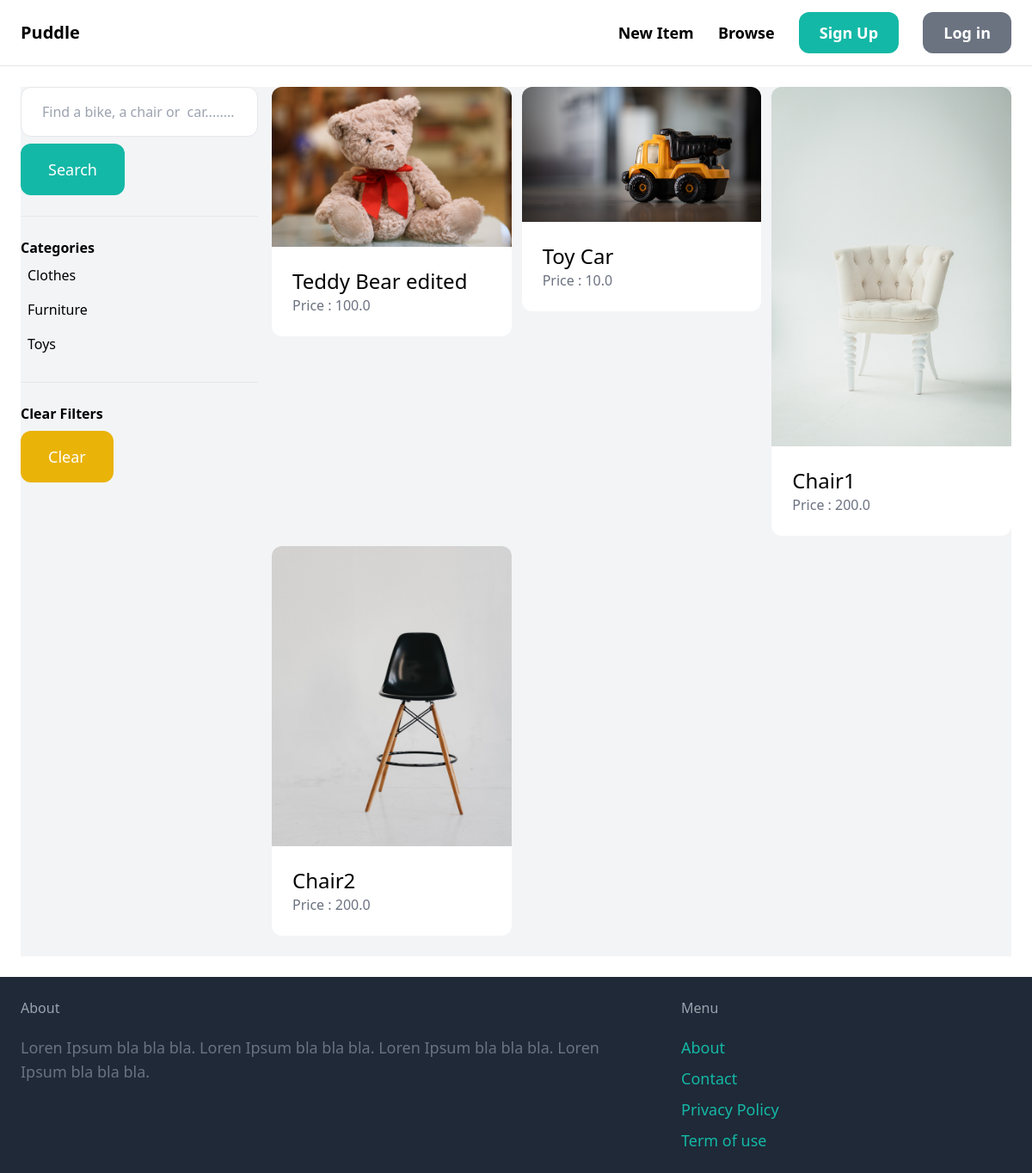
The app's page /items/ with its own data.
### item/models.py (models this page shows, shortened)
class Category(models.Model):
    name = models.CharField(max_length=255)
    class Meta:
        ordering = ('name',)
        verbose_name_plural = 'Categories'

class Item(models.Model):
    category = models.ForeignKey(Category, related_name='items', on_delete=models.CASCADE)
    name = models.CharField(max_length=255)
    description = models.TextField(blank=True, null= True)
    price = models.FloatField()
    image = models.ImageField(upload_to='item_images', blank=True, null= True)
    is_sold = models.BooleanField(default=False)
    created_by = models.ForeignKey(User, related_name='items', on_delete=models.CASCADE)
    created_at = models.DateTimeField(auto_now_add=True)

### item/views.py (the view)
# urls.py: path('', views.items, name='items'),
def items(request):
    query = request.GET.get('query','') # Get search query string (?query=...)
    category_id = request.GET.get('category', 0) # Get category filter (?category=...)
    categories = Category.objects.all() # Retrieve all categories to display in filter options
    items = Item.objects.filter(is_sold=False) # Start with all unsold items
    if category_id:
        items = items.filter(category_id=category_id) # If a category filter is applied, narrow results
    if query: # If a search query is provided, filter by name OR description (case insensitive)
        items = items.filter(Q(name__icontains=query) | Q(description__icontains=query))
    return render(request, 'item/items.html', {
        'items': items,
        'query': query,
        'categories': categories,
        'category_id': int(category_id),
    })

### item/templates/item/items.html (shortened to what this page needs)
{% extends 'core/base.html' %}
{% block content %}
<div class="pb-6 grid grid-cols-4 gap-4 bg-gray-100">
    <div class="col-span-1">
        <form method="get"action="{% url 'item:items' %}">
            <input name="query" class="w-full py-4 px-6 border rounded-xl" type="text" value="{{ query }}" placeholder="Find a bike, a chair or  car........">
            <button class="mt-2 py-4 px-8 text-lg bg-teal-500 text-white rounded-xl">Search</button>
        </form>
        <hr class="my-6">
        <p class="font-semibold ">Categories</p>
        <ul>
            {% for category in categories %}
            <li class="py-2 px-2 rounded-xl {% if category.id == category_id %} bg-gray-200{% endif %}">
                <a href="{% url 'item:items' %}?query={{ query }}&category={{ category.id }}">{{ category.name }}</a>
            </li>
            {% endfor %}
        </ul>
        <hr class="my-6">
        <p class="font-semibold ">Clear Filters</p>
        <ul>
            <li>
                <a href="{% url 'item:items' %}" class="mt-2 py-4 px-8 inline-block bg-yellow-500 text-lg rounded-xl text-white">Clear</a>
            </li>
        </ul>
    </div>
    <div class="col-span-3">
        <div class="grid grid-cols-3 gap-3">
            {%for item in items%}
                <div>
                    <a href= " {% url 'item:detail' item.id %} ">
                        <div>
                            <img src="{{item.image.url}}" class="rounded-t-xl">
                        </div>
                        <div class= "p-6 bg-white rounded-b-xl">
                            <h2 class="text-2xl">{{item.name}}</h2>
                            <p class="text-gray-500">Price : {{item.price}}</p>
                        </div>
                    </a>
                </div>
            {% endfor %}
        </div>
    </div>
</div>
{% endblock %}

### records on screen
Category: name "Clothes"
Category: name "Furniture"
Category: name "Toys"
Item: image (picture), name "Teddy Bear edited", price "100.0"
Item: image (picture), name "Toy Car", price "10.0"
Item: image (picture), name "Chair1", price "200.0"
Item: image (picture), name "Chair2", price "200.0"
